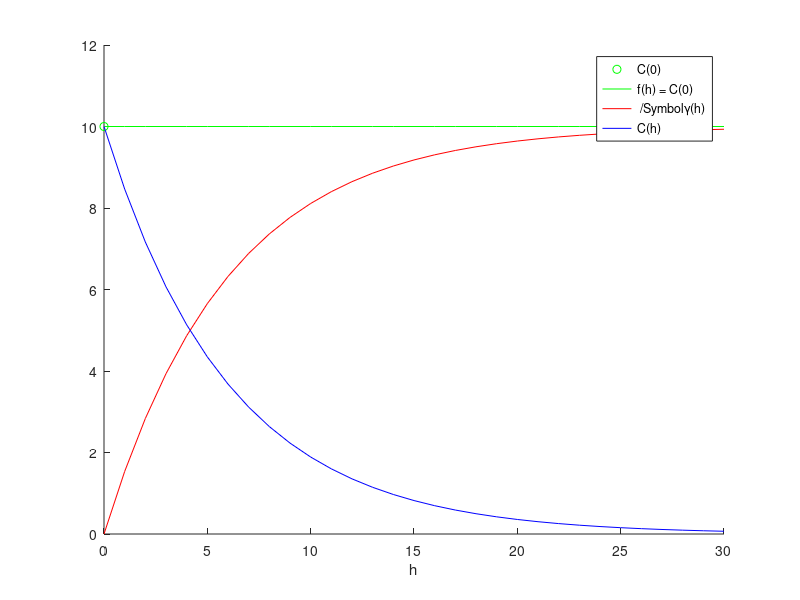

Reproduce this figure in MATLAB.

x = [0:1:30];
maximum = 10;
gammah = maximum*(1-exp(-x/6));
c0 = ones(1,length(x)) * maximum;
for i = 1:length(gammah)
	ch(i) = c0(i) - gammah(i);
endfor

hold on
axis([0,30,0,12])
xlabel("h")
plot(0,maximum,"go;C(0);")
plot(x,c0,"g;f(h) = C(0);")
plot(x,gammah,strcat('r; {/Symbol\gamma}(h);'))
plot(x,ch,"b;C(h);")
hold off



